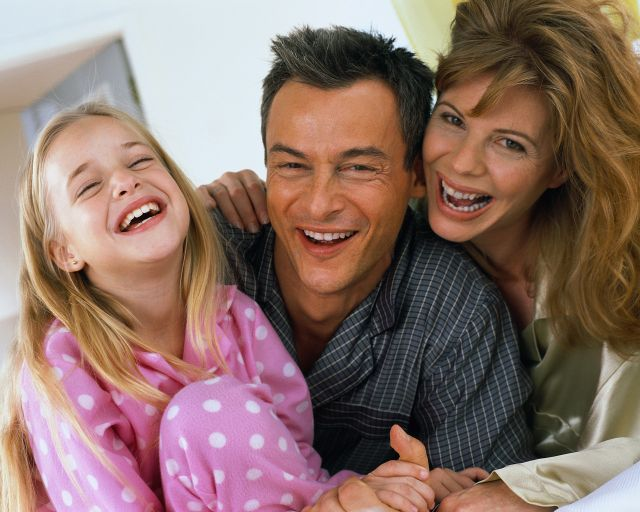
#> input picture SkinDetection/MLhw4/MLhw4/family.jpg, 640 x 512 px
$ python MLhw4.py
#> lines starting #> are read from the running program, lines starting #| are printed output that depends on the picture; after the words box and inside, x2 and y2 are one past the last pixel; in counts of white or black regions, pixels touching at a corner belong together
from PIL import Image
import numpy as np
import math

train_image = Image.open('family.jpg').convert('RGB')
#> train_image is the input picture: PIL image 640x512 RGB; mean R, G, B 140.2, 113.6, 105.4
train_mask = Image.open('family.png').convert('RGB')
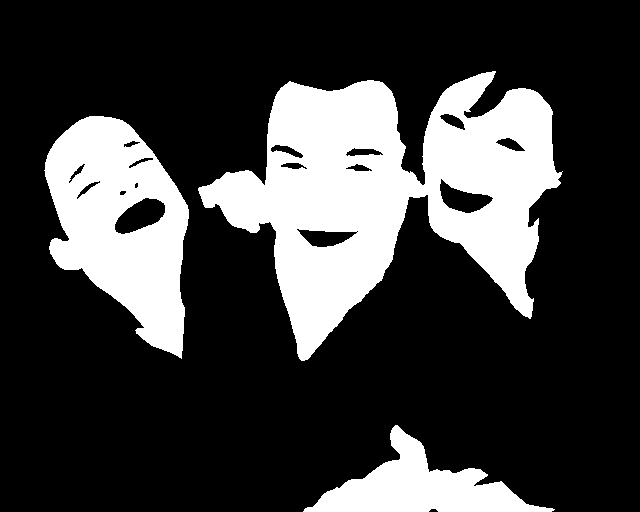
#> input picture SkinDetection/MLhw4/MLhw4/family.png, 640 x 512 px
#> train_mask: PIL image 640x512 RGB; 24.5% white; 3 white regions, box (x1, y1, x2, y2) and area: (198, 71, 563, 361) 50723, (44, 116, 189, 359) 20850, (303, 425, 555, 512) 8624

width = train_image.size[0]
#> width = 640
height = train_image.size[1]
#> height = 512
#pixel numbers of skin and bg of train image
skin_count = 0
nonskin_count = 0
#save rg chromaticity space of train image
skin_rspace = []
nonskin_rspace = []
skin_gspace = []
nonskin_gspace = []

for x in range(width):
    for y in range(height):
        imageR, imageG, imageB = train_image.getpixel((x,y))
        maskR, maskG, maskB = train_mask.getpixel((x,y))
        #ground truth mask shows it is a skin pixel
        if (maskR > 250 and maskG > 250 and maskB > 250):
            skin_count += 1
            if (imageR + imageG + imageB == 0):
                skin_rspace.append(round(1/3, 2))
                skin_gspace.append(round(1/3, 2))
            else:
                skin_rspace.append(round(imageR/(imageR + imageG + imageB), 2))
                skin_gspace.append(round(imageG/(imageR + imageG + imageB), 2))
        #ground truth mask shows it is a bg pixel
        else:
            nonskin_count += 1
            if (imageR + imageG + imageB == 0):
                nonskin_rspace.append(round(1/3, 2))
                nonskin_gspace.append(round(1/3, 2))
            else:
                nonskin_rspace.append(round(imageR/(imageR + imageG + imageB), 2))
                nonskin_gspace.append(round(imageG/(imageR + imageG + imageB), 2))
#> after the loop, nonskin_count = 247483; nonskin_gspace = 247483 items; nonskin_rspace = 247483 items; skin_count = 80197; skin_gspace = 80197 items; skin_rspace = 80197 items

#calculate H0 = bg, H1 = skin
skin_probability = round(skin_count/(width*height), 2)
#> skin_probability = 0.24
nonskin_probability = round(nonskin_count/(width*height), 2)
#> nonskin_probability = 0.76
probability = round(nonskin_probability / skin_probability, 2)
#> probability = 3.17

#calculate properties of rg chromaticity space used for classification
skin_rmean = np.mean(skin_rspace)
#> skin_rmean = 0.464
skin_gmean = np.mean(skin_gspace)
#> skin_gmean = 0.308
skin_rvar = np.var(skin_rspace)
#> skin_rvar = 0.0024
skin_gvar = np.var(skin_gspace)
#> skin_gvar = 0.000234
nonskin_rmean = np.mean(nonskin_rspace)
#> nonskin_rmean = 0.383
nonskin_gmean = np.mean(nonskin_gspace)
#> nonskin_gmean = 0.322
nonskin_rvar = np.var(nonskin_rspace)
#> nonskin_rvar = 0.00631
nonskin_gvar = np.var(nonskin_gspace)
#> nonskin_gvar = 0.00178

#calculate kth pixel in the test image
test_image = Image.open('portrait.jpg').convert('RGB')
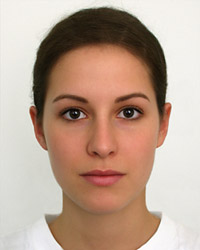
#> input picture SkinDetection/MLhw4/MLhw4/portrait.jpg, 200 x 250 px
#> test_image is the input picture: PIL image 200x250 RGB; mean R, G, B 187.3, 161.8, 145.5
test_mask = Image.open('portrait.png').convert('RGB')
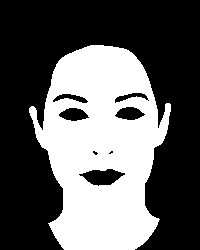
#> input picture SkinDetection/MLhw4/MLhw4/portrait.png, 200 x 250 px
#> test_mask: PIL image 200x250 RGB; 37.9% white; 1 white region, box (x1, y1, x2, y2) and area: (29, 45, 171, 250) 18926
test_width = test_image.size[0]
#> test_width = 200
test_height = test_image.size[1]
#> test_height = 250
#used to print the detected binary mask
result = test_image.copy()
pixel = result.load()
#used to calculate TPR, TNR, FPR, FNR
correct_skin = 0
correct_bg = 0
wrong_skin = 0
wrong_bg = 0
true_skin = 0
true_bg = 0
#save rg chromaticity space of each pixel of test image
rspace = 0
gspace = 0
for x in range(test_width):
    for y in range(test_height):
        testR, testG, testB = test_image.getpixel((x,y))
        tmaskR, tmaskG, tmaskB = test_mask.getpixel((x,y))
        if (testR + testG + testB == 0):
            rspace = round(1/3, 2)
            gspace = round(1/3, 2)
        else:
            rspace = round(testR/(testR + testG + testB), 2)
            gspace = round(testG/(testR + testG + testB), 2)
        #calculate p(x|H1) and p(x|H0)
        skin_prediction = math.exp(-(rspace - skin_rmean)**2 / (2 * skin_rvar) - (gspace - skin_gmean)**2 / (2 * skin_gvar)) / (2 * np.pi * math.sqrt(skin_rvar) * math.sqrt(skin_gvar))
        nonskin_prediction = math.exp(-(rspace - nonskin_rmean)**2 / (2 * nonskin_rvar) - (gspace - nonskin_gmean)**2 / (2 * nonskin_gvar)) / (2 * np.pi * math.sqrt(nonskin_rvar) * math.sqrt(nonskin_gvar))
        prediction = round(skin_prediction / nonskin_prediction, 2)

        if (prediction >= probability):
            pixel[x, y] = (255, 255, 255)
            #not skin, but calculated as skin
            if (tmaskR <= 250 or tmaskG <= 250 or tmaskB <= 250):
                wrong_bg += 1
                true_bg += 1
            else:
                correct_skin += 1
                true_skin += 1
        else:
            pixel[x, y] = (0, 0, 0)
            if (tmaskR <= 250 or tmaskG <= 250 or tmaskB <= 250):
                correct_bg += 1
                true_bg += 1
            #not bg, but calculated as bg
            else:
                wrong_skin += 1
                true_skin += 1
#> after the loop, correct_bg = 29316; correct_skin = 15879; true_bg = 31074; true_skin = 18926; wrong_bg = 1758; wrong_skin = 3047
#output the result
result.save('result.jpg')
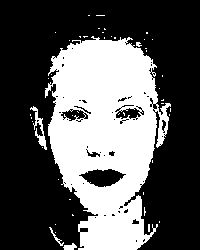
#> saved as result.jpg: PIL image 200x250 RGB; 35.3% white; 48 white regions (43 under 20 px), largest, box (x1, y1, x2, y2) and area: (45, 36, 171, 250) 17168, (30, 106, 47, 150) 211, (63, 243, 77, 250) 64, (49, 227, 64, 246) 51, (136, 42, 142, 47) 20
true_positive = round(correct_skin/true_skin * 100, 2)
#> true_positive = 83.9
true_negative = round(correct_bg/true_bg * 100, 2)
#> true_negative = 94.34
false_positive = round(wrong_bg/true_bg * 100, 2)
#> false_positive = 5.66
false_negative = round(wrong_skin/true_skin * 100, 2)
#> false_negative = 16.1
print("True_Positive Rate = ", true_positive, "%\nTrue_Negative Rate = ", true_negative, "%\nFalse_Positive Rate = ", false_positive, "%\nFalse_Negative Rate = ", false_negative, "%")
#| True_Positive Rate =  83.9 %
#| True_Negative Rate =  94.34 %
#| False_Positive Rate =  5.66 %
#| False_Negative Rate =  16.1 %
